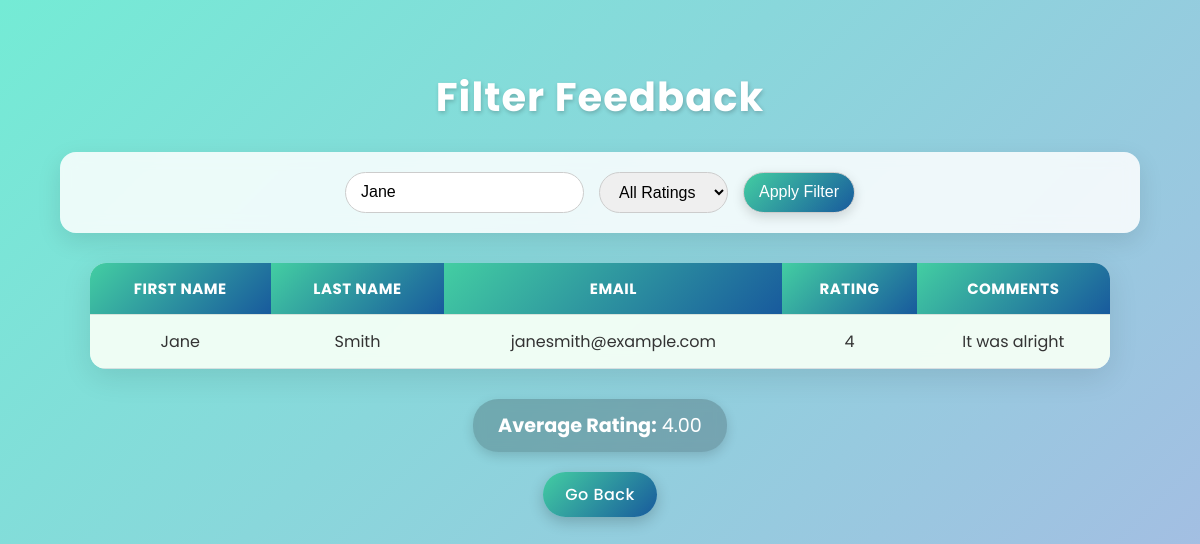
Screenshot of /filter.php?keyword=Jane with the database file from the repository.
### tables this page shows
CREATE TABLE `feedbacks` (
  `id` int(11) NOT NULL,
  `first_name` varchar(100) DEFAULT NULL,
  `last_name` varchar(100) DEFAULT NULL,
  `email` varchar(100) DEFAULT NULL,
  `rating` int(11) DEFAULT NULL,
  `comments` text DEFAULT NULL
);

### filter.php (the view, shortened to what this page needs)
<?php
include('connection.php');
$keyword = isset($_GET['keyword']) ? trim($_GET['keyword']) : '';
$query = "SELECT first_name, last_name, email, rating, comments FROM feedbacks WHERE 1";
if (!empty($keyword)) {
    $query .= " AND (first_name LIKE '%$keyword%' OR last_name LIKE '%$keyword%' OR comments LIKE '%$keyword%' OR email LIKE '%$keyword%')";
}
$result = mysqli_query($conn, $query);
$avgQuery = "SELECT AVG(rating) AS avg_rating FROM feedbacks WHERE 1";
if (!empty($keyword)) {
    $avgQuery .= " AND (first_name LIKE '%$keyword%' OR last_name LIKE '%$keyword%' OR comments LIKE '%$keyword%' OR email LIKE '%$keyword%')";
}
$avgResult = mysqli_query($conn, $avgQuery);
$avgData = mysqli_fetch_assoc($avgResult);
$average = $avgData['avg_rating'] ? number_format($avgData['avg_rating'], 2) : 'No ratings yet';
?>
<!DOCTYPE html>
<html lang="en">
<head>
</head>
<body>
    <h1>Filter Feedback</h1>
    <form method="GET" action="">
        <input type="text" name="keyword" placeholder="Search" value="<?php echo htmlspecialchars($keyword); ?>">
        <select name="rating">
            <option value="">All Ratings</option>
        </select>
        <button type="submit">Apply Filter</button>
    </form>
    <table>
        <tr>
            <th>First Name</th>
            <th>Last Name</th>
            <th>Email</th>
            <th>Rating</th>
            <th>Comments</th>
        </tr>
        <?php
        if ($result && mysqli_num_rows($result) > 0) {
            while ($row = mysqli_fetch_assoc($result)) {
                echo "<tr>
                        <td>" . htmlspecialchars($row['first_name']) . "</td>
                        <td>" . htmlspecialchars($row['last_name']) . "</td>
                        <td>" . htmlspecialchars($row['email']) . "</td>
                        <td>" . htmlspecialchars($row['rating']) . "</td>
                        <td>" . htmlspecialchars($row['comments']) . "</td>
                      </tr>";
            }
        } else {
            echo "<tr><td colspan='5'>No matching records found.</td></tr>";
        }
        ?>
    </table>
    <div class="average">
        <strong>Average Rating:</strong> <?php echo $average; ?>
    </div>
    <a href="display.php">Go Back</a>
</body>
</html>

### filter.php (style rules this page uses)
body { font-family: 'Poppins', sans-serif; margin: 0; padding: 40px 0; background: linear-gradient(135deg, #74ebd5, #ACB6E5); min-height: 100vh; color: #333; display: flex; flex-direction: column; align-items: center; animation: fadeIn 1s ease-in-out; }
h1 { text-align: center; color: #fff; font-size: 2.5rem; letter-spacing: 1px; text-shadow: 1px 2px 4px rgba(0,0,0,0.2); margin-bottom: 25px; }
form { text-align: center; background: rgba(255, 255, 255, 0.85); padding: 20px 30px; border-radius: 16px; box-shadow: 0 8px 25px rgba(0,0,0,0.1); backdrop-filter: blur(8px); margin-bottom: 30px; width: 85%; display: flex; justify-content: center; gap: 15px; flex-wrap: wrap; }
input[type="text"], select, button { padding: 10px 15px; border: 1px solid #ccc; border-radius: 30px; font-size: 1rem; outline: none; transition: all 0.3s ease; }
button { background: linear-gradient(135deg, #43cea2, #185a9d); color: #fff; cursor: pointer; font-weight: 500; transition: all 0.3s ease; box-shadow: 0 4px 12px rgba(0,0,0,0.15); }
table { width: 85%; border-collapse: collapse; background: rgba(255, 255, 255, 0.85); border-radius: 16px; overflow: hidden; box-shadow: 0 8px 30px rgba(0,0,0,0.1); backdrop-filter: blur(8px); transition: transform 0.3s ease, box-shadow 0.3s ease; }
th, td { padding: 14px 18px; text-align: center; border-bottom: 1px solid rgba(0,0,0,0.1); }
th { background: linear-gradient(135deg, #43cea2, #185a9d); color: #fff; text-transform: uppercase; letter-spacing: 0.5px; font-size: 15px; }
tr:nth-child(even) td { background-color: rgba(240, 255, 240, 0.6); }
.average { text-align: center; margin-top: 30px; font-size: 1.2rem; color: #fff; background: rgba(0,0,0,0.2); padding: 12px 25px; border-radius: 25px; box-shadow: 0 4px 12px rgba(0,0,0,0.15); backdrop-filter: blur(6px); transition: transform 0.3s ease, background-color 0.3s ease; }
a { display: inline-block; margin-top: 20px; padding: 10px 22px; text-decoration: none; background: linear-gradient(135deg, #43cea2, #185a9d); color: white; border-radius: 30px; font-weight: 500; letter-spacing: 0.5px; transition: all 0.3s ease; box-shadow: 0 5px 15px rgba(0,0,0,0.2); }

### rows the page displays
feedbacks: first_name "Jane", last_name "Smith", email "janesmith@example.com", rating "4", comments "It was alright"

### other values shown
$average "4.00"
